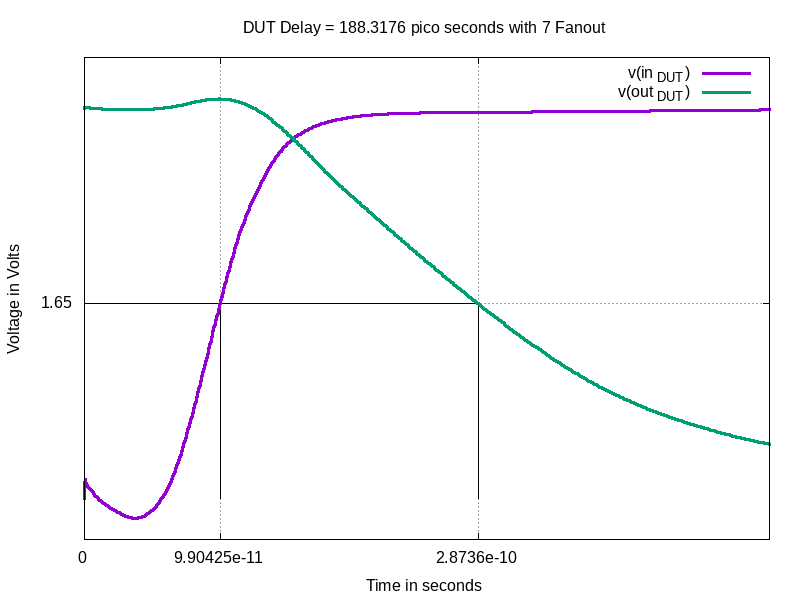

Reproduce this figure in gnuplot.
set terminal X11 noenhanced
set title "DUT Delay = 188.3176 pico seconds with 7 Fanout"
set xlabel "Time in seconds"
set ylabel "Voltage in Volts"
set grid
unset logscale x 
targ=  2.873601e-10 
trig=  9.904250e-11




set xrange [0.000000e+00:0.5000000e-9]
unset logscale y 
set yrange [-3.436647e-01:3.732676e+00]
set xtics 1
#set x2tics 1
#set ytics 1.65
#set y2tics 1
 
set arrow from targ,0 to targ,1.65 nohead
set arrow from trig,0 to trig,1.65 nohead
set arrow from 0,1.65 to targ,1.65 nohead
set arrow from 0,1.65 to trig,1.65 nohead

set xtics add (targ)
set xtics add (trig)
set ytics (1.65)

set format y "%g"
set format x "%g"
plot 'delay.data' using 1:2 with lines lw 3 title "v(in_{DUT})",\
'delay.data' using 3:4 with lines lw 3 title "v(out_{DUT})"
set terminal push
set term png size 800,600 
set output "delay.png"
replot
set term pop
replot
